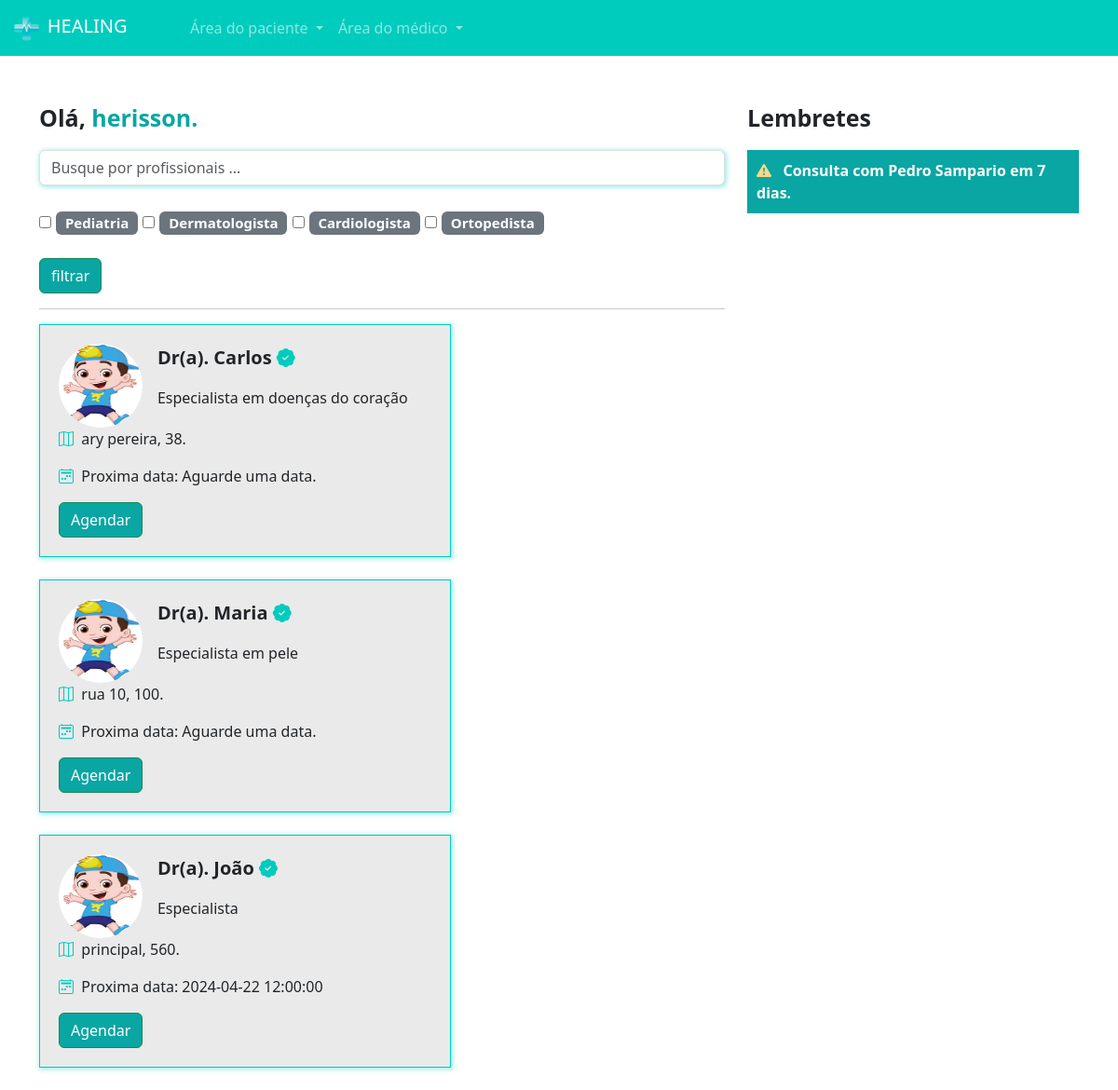
The app's page /pacientes/home/ (signed in) with its own data.
### medico/models.py (models this page shows, shortened)
class Especialidades(models.Model):
    especialidade = models.CharField(max_length=100)
    icone = models.ImageField(upload_to="icones", null=True, blank=True)
    def __str__(self):
        return self.especialidade

class DadosMedico(models.Model):
    crm = models.CharField(max_length=30)
    nome = models.CharField(max_length=100)
    cep = models.CharField(max_length=15)
    rua = models.CharField(max_length=100)
    bairro = models.CharField(max_length=100)
    numero = models.IntegerField()
    rg = models.ImageField(upload_to="rgs")
    cedula_identidade_medica = models.ImageField(upload_to='cim')
    foto = models.ImageField(upload_to="fotos_perfil")
    user = models.ForeignKey(User, on_delete=models.DO_NOTHING)
    descricao = models.TextField(null=True, blank=True)
    especialidade = models.ForeignKey(Especialidades, on_delete=models.DO_NOTHING, null=True, blank=True)
    valor_consulta = models.FloatField(default=100)
    @property
    def proxima_data(self):
        proxima_data = DatasAbertas.objects.filter(user=self.user).filter(data__gt=datetime.now()).filter(agendado=False).order_by('data').first()
        return proxima_data

class DatasAbertas(models.Model):
    data = models.DateTimeField()
    user = models.ForeignKey(User, on_delete=models.DO_NOTHING)
    agendado = models.BooleanField(default=False)
    def __str__(self):
        return str(self.data)

### paciente/views.py (the view)
# urls.py: path('home/', views.home, name="home"),
def home(request):
    if request.method == "GET":
        medico_filtrar = request.GET.get('medico')
        especialidades_filtrar = request.GET.getlist('especialidades')
        medicos = DadosMedico.objects.all()
        if medico_filtrar:
           medicos = medicos.filter(nome__icontains = medico_filtrar)
        especialidades = Especialidades.objects.all()
        if especialidades_filtrar:
           medicos = medicos.filter(especialidade_id__in=especialidades_filtrar)
    return render(request, 'home.html', {'medicos': medicos, 'especialidades': especialidades, 'is_medico': is_medico(request.user)})

### medico/models.py (called while the page is built)
def is_medico(user):
     return DadosMedico.objects.filter(user=user).exists()

### paciente/templates/home.html
{% extends "base.html" %} {% load static %} {% block 'head' %}
<link rel="stylesheet" href="{% static 'medicos/css/abrir_horario.css' %}" />
<link rel="stylesheet" href="{% static 'usuarios/css/usuarios.css' %}" />
<link rel="stylesheet" href="{% static 'medicos/css/cadastro_medico.css' %}" />
<link rel="stylesheet" href="{% static 'pacientes/css/home.css' %}" />
<link
  rel="stylesheet"
  href="https://cdn.jsdelivr.net/npm/bootstrap-icons@1.11.3/font/bootstrap-icons.min.css"
/>
{% endblock 'head' %}
{% block 'body' %}
{% include "partials/navbar.html" %}
<br /><br />
<div class="container">
  <div class="row">
    <div class="col-md-8">
      <p style="font-size: 25px" class="p-bold">
        Olá, <span class="color-dark">{{request.user.username}}.</span>
      </p>
      <form action="{% url 'home' %}" post="GET">
        <input
          type="text"
          class="form-control shadow-main-color"
          placeholder="Busque por profissionais ..."
          name="medico"
        />
        <br />
        <div class="especialidades">
        {% for especialidade in especialidades %}
            <input type="checkbox" name="especialidades" value="{{especialidade.id}}">
            <span class="badge bg-secondary">
            {{especialidade}}
            </span>
        {% endfor %}
        </div>
        <br />
        <input
          type="submit"
          value="filtrar"
          class="btn btn-success btn-dark-color"
        />
      </form>
      <hr />
      <div class="list-medicos">
        {% for medico in medicos %}
        <div class="card-medicos shadow-main-color">
          <div class="row">
            <div class="col-md-3">
              <img src="{{medico.foto.url}}" class="foto-perfil-card" alt="" />
            </div>
            <div class="col-md">
              <p style="font-size: 20px" class="p-bold">
                Dr(a). {{medico.nome}}
                <i class="bi bi-patch-check-fill icon-main"></i>
              </p>
              <p>{{medico.descricao}}</p>
            </div>
          </div>
          <p>
            <i class="bi bi-map icon-main"></i>&nbsp&nbsp{{medico.rua}},
            {{medico.numero}}.
          </p>
          <p>
            <i class="bi bi-calendar2-week icon-main"></i>&nbsp&nbspProxima
            data:
            {% if medico.proxima_data %}
                 {{medico.proxima_data}}
            {% else %}
                 Aguarde uma data.
            {% endif %}
          </p>
          <a href="{% url 'escolher_horario' medico.id %}" class="btn btn-success btn-dark-color">Agendar</a>
        </div>
        <br />
        {% endfor %}
      </div>
    </div>
    <div class="col-md-4">
      <p style="font-size: 25px" class="p-bold">Lembretes</p>
      <p class="bg-main-lembrete">
        <span class="p-bold"
          ><i class="bi bi-exclamation-triangle-fill icon-differential"></i
          >&nbsp&nbsp Consulta com Pedro Sampario em 7 dias.</span
        >
      </p>
    </div>
  </div>
</div>
{% endblock 'body' %}

### templates/static/geral/css/base.css (style rules this page uses)
:root { --main-color: #00CCBE; --dark-color: #09A6A3; --contrast-color: #FFD686; }
.p-bold { font-weight: bold; }
.color-dark { color: var(--dark-color); }

### templates/static/usuarios/css/usuarios.css (style rules this page uses)
.btn-dark-color { background-color: var(--dark-color); color: white; }

### templates/static/medicos/css/cadastro_medico.css (style rules this page uses)
.shadow-main-color { box-shadow: 1px 1px 5px 1px rgba(0, 204, 190,.4); }

### templates/static/pacientes/css/home.css (style rules this page uses)
.especialidades { font-size: 20px; }
.card-medicos { width: 60%; background-color: #EAEAEA; border: 1px solid var(--main-color); padding: 20px; }
.foto-perfil-card { width: 90px; height: 90px; border-radius: 45px; }
.icon-main { color: var(--main-color); }
.bg-main-lembrete { background-color: var(--dark-color); padding: 10px; color: white; }
.icon-differential { color: var(--contrast-color); }

### records on screen
Especialidades: especialidade "Pediatria"
Especialidades: especialidade "Dermatologista"
Especialidades: especialidade "Cardiologista"
Especialidades: especialidade "Ortopedista"
DadosMedico: foto (picture), nome "Carlos", descricao "Especialista em doenças do coração", rua "ary pereira", numero "38", shows "Aguarde uma data."
DadosMedico: foto (picture), nome "Maria", descricao "Especialista em pele", rua "rua 10", numero "100", shows "Aguarde uma data."
DadosMedico: foto (picture), nome "João", descricao "Especialista", rua "principal", numero "560", proxima_data "2024-04-22 12:00:00"

### other values on screen
{{ request.user.username }} "herisson"
